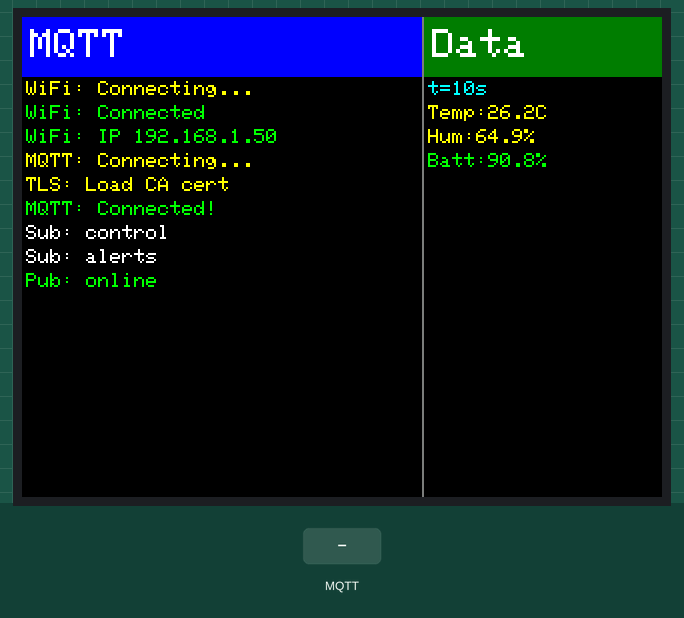
Simulated run of this sketch. Board: ESP8266 (NodeMCU). Shown: 320×240 colour display. The inputs (shaded band) are chosen by the test bench. WiFi joins after 1.5 s; servers stay silent unless stated; random numbers use the default seed unless the sketch sets one; no MQTT or app messages arrive unless stated; what the sketch prints to the serial monitor is not drawn.

Above: at 10.6 s.
10.7 s: MQTT message "1" arrives on the first subscribed topic
At 11.9 s:
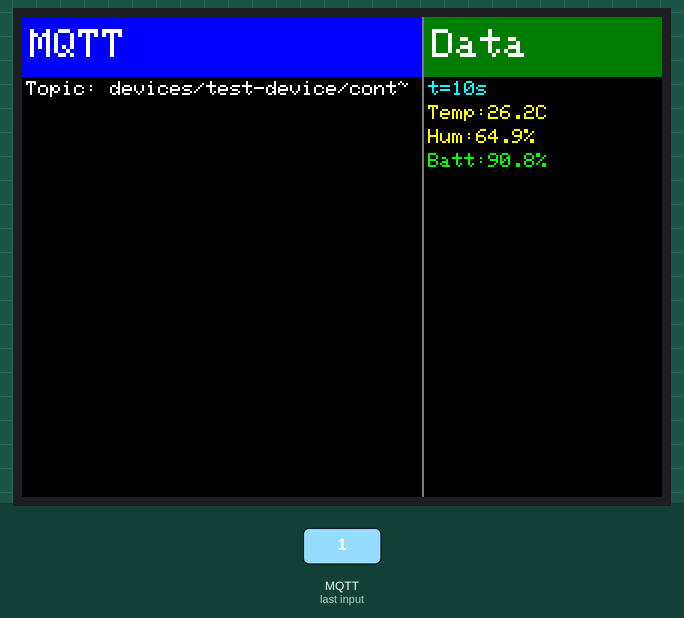
12.3 s: MQTT message "1" arrives on the second subscribed topic
At 13.0 s:
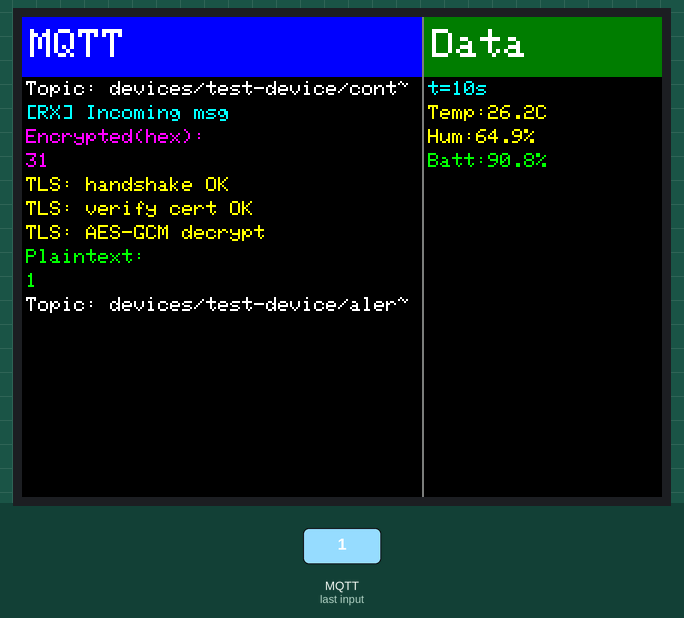
13.8 s: MQTT message "on" arrives on the first subscribed topic
At 14.4 s:
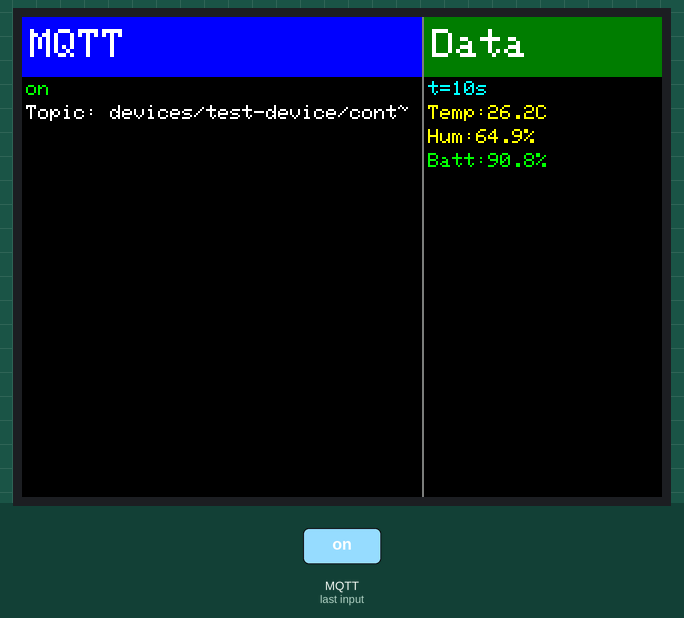
15.4 s: MQTT message "off" arrives on the first subscribed topic
At 16.8 s:
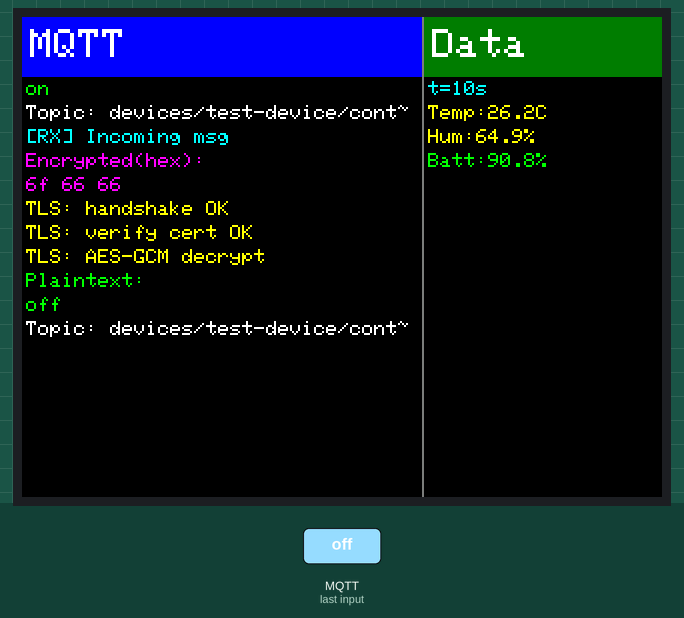
Timing chart, 0 to 18.4 s (numbered marks = the images above; inputs shaded):
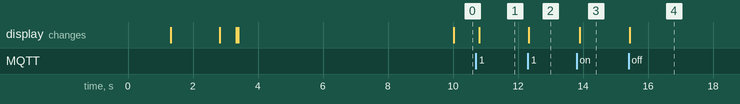

Measured:
- after the input at 10.7 s, the display: changes after 0.10 s (image 1)
- after the input at 12.3 s, the display: changes at once (image 2)
- after the input at 13.8 s, the display: changes after 0.11 s (image 3)

The sketch:

test-device.ino
```cpp
/**********************************************************************
 * IoT安全管理系统 - ESP8266设备端（带屏幕显示）
 *
 * 设备ID: test-device
 * 设备名称: 测试设备
 *
 * 功能：
 * - WiFi连接
 * - MQTT over TLS安全通信
 * - ILI9341屏幕显示
 * - 自动订阅设备主题
 * - 发送心跳和传感器数据
 * - 接收控制命令
 *
 * 配置：
 * - MQTT Broker: localhost
 * - 端口: 8883 (TLS)
 * - 认证: 用户名密码 + TLS证书
 * - 屏幕: ILI9341 TFT显示屏
 *
 * 主题规范：
 * - 设备状态: devices/test-device/status
 * - 传感器数据: devices/test-device/sensor
 * - 控制命令: devices/test-device/control
 * - 告警信息: devices/test-device/alerts
 * - 心跳: devices/test-device/heartbeat
 *
 * 所需库：
 * - ESP8266WiFi
 * - WiFiClientSecureBearSSL
 * - PubSubClient
 * - ArduinoJson
 * - Adafruit_GFX
 * - Adafruit_ILI9341
 **********************************************************************/

#include <ESP8266WiFi.h>
#include <WiFiClientSecureBearSSL.h>
#include <PubSubClient.h>
#include <ArduinoJson.h>
#include <Adafruit_GFX.h>
#include <Adafruit_ILI9341.h>

// ====== 根据实际接线修改 ======
#define TFT_CS D2
#define TFT_RST D3
#define TFT_DC D4
Adafruit_ILI9341 tft(TFT_CS, TFT_DC, TFT_RST);

// ====== 设备配置 ======
#define DEVICE_ID "test-device"              // 设备唯一ID
#define DEVICE_NAME "测试设备"          // 设备名称（屏幕显示用）

// WiFi配置
const char* ssid = "test-wifi";            // WiFi网络名称
const char* password = "test-pass";    // WiFi密码

// MQTT Broker配置
const char* mqtt_server = "localhost";   // MQTT服务器地址
const int mqtt_port = 8883;                  // TLS端口
const char* mqtt_user = "admin";   // MQTT用户名
const char* mqtt_pass = "admin";   // MQTT密码

// 使用TLS
#define USE_TLS true                         // 启用TLS

// CA证书（用于验证MQTT服务器证书）
static const char ca_cert[] PROGMEM = R"PEM(
-----BEGIN CERTIFICATE-----
MIIDjjCCAnagAwIBAgIUQ7JiWpxdHTbLU6gCSnC6KpY61HgwDQYJKoZIhvcNAQEL
BQAwYjELMAkGA1UEBhMCQ04xEDAOBgNVBAgMB0JlaWppbmcxEDAOBgNVBAcMB0Jl
aWppbmcxHjAcBgNVBAoMFUlvVCBTZWN1cml0eSBQbGF0Zm9ybTEPMA0GA1UEAwwG
SW9UIENBMB4XDTI1MTEwMzA1NTcyMloXDTM1MTEwMTA1NTcyMlowYjELMAkGA1UE
BhMCQ04xEDAOBgNVBAgMB0JlaWppbmcxEDAOBgNVBAcMB0JlaWppbmcxHjAcBgNV
BAoMFUlvVCBTZWN1cml0eSBQbGF0Zm9ybTEPMA0GA1UEAwwGSW9UIENBMIIBIjAN
BgkqhkiG9w0BAQEFAAOCAQ8AMIIBCgKCAQEA3eLGZaSnN7+rcMILy8AS7jMDnAnm
pMXENqmFUkA7bIN+IGuwLdRTj9Zaw+l3EPSQG6U4WTwnVItwOk/DpezjHUJ48qdx
M2Mh/+UGFoRdQOUbswM+7Xrpc6sMMD9MhX+cOF2F9aszvaS9e/M1YY9ZYMbcur9x
1uJfsFdEPKiMvHF9R/Cu5NGlHj1rg4jCTpLixtgB/4vtwD25I3P5NKeVhtYc8Xl7
JiFwJ5XXQjvtSSBR6RsiOa7qpEhmyk3bEec/hxUQ+rBJ+MvAAPyTCwozhQN1l6Yy
aOCr5Tug8uB9fD+lFd0+msosKTRQNcWOUrbsFcj1T+FlDPpoT0mNBHoHWwIDAQAB
ozwwOjAXBgNVHREEEDAOggxpb3QtY2EubG9jYWwwDwYDVR0TAQH/BAUwAwEB/zAO
BgNVHQ8BAf8EBAMCAYYwDQYJKoZIhvcNAQELBQADggEBAIrV1LCG9zbckevrzIU3
6tfD+fpbMfPeptuV06FUv7X+gsobaySKaheQk5QOK9cpDbtxkJLfGk8SWKHhDU+H
K+GE1o7dY3YU0WOP2t0qN7kjG7DaqROH1KnsraHYMoSnBSnJ6EvFD+6zD5Mdb9Ax
619Tj3snjU24Of6dYVUwxGVGGpvUQkghiBovSIB2iSbUq/fwfd2wBWOo7EM7shpV
5mGpOsi/SqXxLmlw43ROJgJYYe8wqguLClvhrad96dDFd+L22BaHtdaxW5NcZfXe
P2QhrIz/oPuwDwPG37nluuVxb9RRP85XAGbUIkD99FKSCtnY6DbtkMrr0fhicsz5
ipY=
-----END CERTIFICATE-----

)PEM";

// MQTT主题
const char* topic_status = "devices/" DEVICE_ID "/status";
const char* topic_sensor = "devices/" DEVICE_ID "/sensor";
const char* topic_control = "devices/" DEVICE_ID "/control";
const char* topic_heartbeat = "devices/" DEVICE_ID "/heartbeat";
const char* topic_alerts = "devices/" DEVICE_ID "/alerts";

// MQTT客户端
std::unique_ptr<BearSSL::WiFiClientSecure> secureClient(new BearSSL::WiFiClientSecure);
PubSubClient mqtt(*secureClient);

// ====== 屏幕布局（左：MQTT流程，右：传感器记录） ======
static const int16_t LEFT_PANE_X = 0;
static const int16_t LEFT_PANE_W = 200;
static const int16_t RIGHT_PANE_X = LEFT_PANE_W + 1;
static int16_t RIGHT_PANE_W = 120;
static const int16_t HEADER_H = 30;
static const int16_t LINE_H = 12;

// 动态游标
static int16_t yLeft = HEADER_H + 2;
static int16_t yRight = HEADER_H + 2;

// ====== 全局变量 ======
unsigned long lastHeartbeat = 0;
unsigned long lastSensorPub = 0;
const unsigned long HEARTBEAT_INTERVAL = 30000;  // 30秒心跳
const unsigned long SENSOR_INTERVAL = 10000;     // 10秒传感器数据

// 连接状态
bool wifiConnected = false;
bool mqttConnected = false;

#define SERIAL_BAUD 115200

/**********************************************************************
 * 在指定pane打印一行，打印前清除该行，避免重叠
 **********************************************************************/
void printLineInPane(int16_t x, int16_t &y, int16_t w, const String &text, uint16_t color) {
    // 清除该行区域
    tft.fillRect(x, y, w, LINE_H, ILI9341_BLACK);
    // 打印
    tft.setCursor(x + 2, y);
    tft.setTextColor(color);
    tft.setTextSize(1);
    tft.setTextWrap(false);
    // 依据列宽裁剪一行可显示的字符数（字体宽约6px）
    int16_t maxChars = (w - 4) / 6;
    String line = text;
    if (maxChars > 0 && (int)text.length() > maxChars) {
        line = text.substring(0, maxChars - 1) + "~";
    }
    tft.print(line);
    // 前进一行，滚屏
    y += LINE_H;
    int16_t maxH = tft.height();
    if (y > maxH - LINE_H) {
        tft.fillRect(x, HEADER_H + 2, w, maxH - HEADER_H - 2, ILI9341_BLACK);
        y = HEADER_H + 2;
    }
}

inline void printLeftLine(const String &s, uint16_t color = ILI9341_WHITE) {
    printLineInPane(LEFT_PANE_X, yLeft, LEFT_PANE_W, s, color);
}

inline void printRightLine(const String &s, uint16_t color = ILI9341_YELLOW) {
    printLineInPane(RIGHT_PANE_X, yRight, RIGHT_PANE_W, s, color);
}

/**********************************************************************
 * 绘制左右两个标题栏
 **********************************************************************/
void drawHeaders() {
    // 左标题 - MQTT连接状态
    tft.fillRect(LEFT_PANE_X, 0, LEFT_PANE_W, HEADER_H, ILI9341_BLUE);
    tft.setTextColor(ILI9341_WHITE);
    tft.setTextSize(2);
    tft.setCursor(LEFT_PANE_X + 4, 6);
    tft.print("MQTT");

    // 右标题 - 传感器数据
    tft.fillRect(RIGHT_PANE_X, 0, RIGHT_PANE_W, HEADER_H, ILI9341_DARKGREEN);
    tft.setTextColor(ILI9341_WHITE);
    tft.setTextSize(2);
    tft.setCursor(RIGHT_PANE_X + 4, 6);
    tft.print("Data");

    // 中间分隔线
    tft.drawFastVLine(LEFT_PANE_W, 0, tft.height(), ILI9341_DARKGREY);
}

/**********************************************************************
 * MQTT消息回调函数
 **********************************************************************/
void mqttCallback(char* topic, byte* payload, unsigned int length) {
    Serial.print("[MQTT] Received message on topic: ");
    Serial.println(topic);

    // 左侧：显示接收到的消息
    printLeftLine("[RX] Incoming msg", ILI9341_CYAN);

    // 显示HEX（最多16字节）
    String encryptedHex = "";
    for (unsigned int i = 0; i < min(length, (unsigned int)16); i++) {
        if (i) encryptedHex += " ";
        uint8_t b = payload[i];
        if (b < 16) encryptedHex += "0";
        encryptedHex += String(b, HEX);
    }
    if (length > 16) encryptedHex += " ...";
    printLeftLine("Encrypted(hex):", ILI9341_MAGENTA);
    printLeftLine(encryptedHex, ILI9341_MAGENTA);

    // 模拟TLS流程
    printLeftLine("TLS: handshake OK", ILI9341_YELLOW);
    printLeftLine("TLS: verify cert OK", ILI9341_YELLOW);
    printLeftLine("TLS: AES-GCM decrypt", ILI9341_YELLOW);

    // 明文
    String msg;
    for (unsigned int i = 0; i < length; i++) msg += (char)payload[i];
    printLeftLine("Plaintext:", ILI9341_GREEN);
    printLeftLine(msg, ILI9341_GREEN);
    printLeftLine("Topic: " + String(topic), ILI9341_WHITE);

    // 简单的命令解析
    if (strstr(msg.c_str(), "restart")) {
        printLeftLine("CMD: Restarting...", ILI9341_RED);
        ESP.restart();
    } else if (strstr(msg.c_str(), "led_on")) {
        printLeftLine("CMD: LED ON", ILI9341_GREEN);
        digitalWrite(LED_BUILTIN, LOW);
    } else if (strstr(msg.c_str(), "led_off")) {
        printLeftLine("CMD: LED OFF", ILI9341_GREEN);
        digitalWrite(LED_BUILTIN, HIGH);
    }
}

/**********************************************************************
 * 连接WiFi
 **********************************************************************/
bool connectWiFi() {
    Serial.print("[WiFi] Connecting to ");
    Serial.println(ssid);
    printLeftLine("WiFi: Connecting...", ILI9341_YELLOW);

    WiFi.mode(WIFI_STA);
    WiFi.begin(ssid, password);

    int attempts = 0;
    while (WiFi.status() != WL_CONNECTED && attempts < 60) {
        delay(500);
        Serial.print(".");
        attempts++;
    }

    if (WiFi.status() == WL_CONNECTED) {
        Serial.println();
        Serial.print("[WiFi] Connected! IP address: ");
        Serial.println(WiFi.localIP());
        String ipMsg = "WiFi: IP " + WiFi.localIP().toString();
        printLeftLine("WiFi: Connected", ILI9341_GREEN);
        printLeftLine(ipMsg, ILI9341_GREEN);
        wifiConnected = true;
        delay(500);
        return true;
    } else {
        Serial.println();
        Serial.println("[WiFi] Connection failed!");
        printLeftLine("WiFi: Failed!", ILI9341_RED);
        wifiConnected = false;
        return false;
    }
}

/**********************************************************************
 * 连接MQTT
 **********************************************************************/
bool connectMQTT() {
    Serial.print("[MQTT] Connecting to ");
    Serial.print(mqtt_server);
    Serial.print(":");
    Serial.println(mqtt_port);
    printLeftLine("MQTT: Connecting...", ILI9341_YELLOW);

    // 如果使用TLS
    if (USE_TLS) {
        printLeftLine("TLS: Load CA cert", ILI9341_YELLOW);
        secureClient->setBufferSizes(4096, 512);
        secureClient->setTimeout(15000);

        // 加载CA证书
        BearSSL::X509List cert(ca_cert);
        secureClient->setTrustAnchors(&cert);
        // secureClient->setInsecure();  // 可选：仅测试环境
    }

    // 设置MQTT服务器和回调
    mqtt.setServer(mqtt_server, mqtt_port);
    mqtt.setCallback(mqttCallback);

    // 生成客户端ID
    String clientId = String("iot-device-") + String(ESP.getChipId(), HEX);

    // 尝试连接
    if (mqtt.connect(clientId.c_str(), mqtt_user, mqtt_pass)) {
        Serial.println("[MQTT] Connected!");
        printLeftLine("MQTT: Connected!", ILI9341_GREEN);
        mqttConnected = true;

        // 订阅控制主题
        mqtt.subscribe(topic_control);
        printLeftLine("Sub: control", ILI9341_WHITE);

        // 订阅告警主题
        mqtt.subscribe(topic_alerts);
        printLeftLine("Sub: alerts", ILI9341_WHITE);

        // 发送上线消息
        String onlineMsg = "{\"status\":\"online\",\"device_id\":\"" + String(DEVICE_ID) + "\"}";
        mqtt.publish(topic_status, onlineMsg.c_str());
        printLeftLine("Pub: online", ILI9341_GREEN);

        delay(500);
        return true;
    } else {
        Serial.print("[MQTT] Connection failed, rc=");
        Serial.println(mqtt.state());
        printLeftLine("MQTT: Failed!", ILI9341_RED);
        mqttConnected = false;
        return false;
    }
}

/**********************************************************************
 * 发送心跳消息
 **********************************************************************/
void sendHeartbeat() {
    unsigned long now = millis();
    if (now - lastHeartbeat >= HEARTBEAT_INTERVAL) {
        lastHeartbeat = now;

        DynamicJsonDocument doc(256);
        doc["device_id"] = DEVICE_ID;
        doc["timestamp"] = now / 1000;
        doc["uptime"] = now / 1000;
        doc["heap"] = ESP.getFreeHeap();
        doc["rssi"] = WiFi.RSSI();

        String message;
        serializeJson(doc, message);

        if (mqtt.publish(topic_heartbeat, message.c_str())) {
            Serial.println("[Heartbeat] Sent");
        } else {
            Serial.println("[Heartbeat] Failed");
        }
    }
}

/**********************************************************************
 * 发送传感器数据
 **********************************************************************/
void sendSensorData() {
    unsigned long now = millis();
    if (now - lastSensorPub >= SENSOR_INTERVAL) {
        lastSensorPub = now;

        DynamicJsonDocument doc(512);
        doc["device_id"] = DEVICE_ID;
        doc["timestamp"] = now / 1000;

        // 模拟传感器数据
        float temp = 25.5 + random(0, 100) / 10.0;
        float humi = 60.0 + random(0, 200) / 10.0;
        float volt = 3.3 + random(0, 10) / 100.0;
        float batt = 85.0 + random(0, 200) / 10.0;

        doc["temperature"] = temp;
        doc["humidity"] = humi;
        doc["voltage"] = volt;
        doc["battery"] = batt;
        doc["status"]["wifi"] = wifiConnected ? "connected" : "disconnected";
        doc["status"]["mqtt"] = mqttConnected ? "connected" : "disconnected";
        doc["status"]["uptime"] = now / 1000;

        String message;
        serializeJson(doc, message);

        if (mqtt.publish(topic_sensor, message.c_str())) {
            Serial.println("[Sensor] Data sent");

            // 右侧面板显示传感器数据
            printRightLine("t=" + String(now / 1000) + "s", ILI9341_CYAN);
            printRightLine("Temp:" + String(temp, 1) + "C", ILI9341_YELLOW);
            printRightLine("Hum:" + String(humi, 1) + "%", ILI9341_YELLOW);
            printRightLine("Batt:" + String(batt, 1) + "%", ILI9341_GREEN);
        } else {
            Serial.println("[Sensor] Failed");
        }
    }
}

/**********************************************************************
 * 检查连接状态并重连
 **********************************************************************/
void checkConnections() {
    // 检查WiFi连接
    if (WiFi.status() != WL_CONNECTED) {
        Serial.println("[Connection] WiFi disconnected, reconnecting...");
        wifiConnected = false;
        connectWiFi();
    }

    // 检查MQTT连接
    if (!mqtt.connected()) {
        Serial.println("[Connection] MQTT disconnected, reconnecting...");
        mqttConnected = false;
        connectMQTT();
    }
}

/**********************************************************************
 * Setup函数
 **********************************************************************/
void setup() {
    Serial.begin(SERIAL_BAUD);
    delay(1000);

    // 初始化屏幕
    tft.begin();
    tft.setRotation(1);  // 横向
    tft.fillScreen(ILI9341_BLACK);
    tft.setTextWrap(false);

    // 计算右侧宽度并绘制标题
    RIGHT_PANE_W = tft.width() - RIGHT_PANE_X;
    drawHeaders();

    // 清空面板
    tft.fillRect(LEFT_PANE_X, HEADER_H + 2, LEFT_PANE_W, tft.height() - HEADER_H - 2, ILI9341_BLACK);
    tft.fillRect(RIGHT_PANE_X, HEADER_H + 2, RIGHT_PANE_W, tft.height() - HEADER_H - 2, ILI9341_BLACK);

    Serial.println("\n==========================================");
    Serial.println("Mqtt-tls-iot-guardian-ESP8266");
    Serial.println("==========================================");
    Serial.print("Device ID: ");
    Serial.println(DEVICE_ID);
    Serial.println("==========================================\n");

    // 初始化LED
    pinMode(LED_BUILTIN, OUTPUT);
    digitalWrite(LED_BUILTIN, HIGH);

    // 连接WiFi
    if (!connectWiFi()) {
        Serial.println("[ERROR] Failed to connect to WiFi, rebooting in 10 seconds...");
        delay(10000);
        ESP.restart();
    }

    // 连接MQTT
    if (!connectMQTT()) {
        Serial.println("[ERROR] Failed to connect to MQTT, will retry in loop");
    }

    Serial.println("\n[Setup] Device initialized successfully!");
    Serial.println("[Setup] Starting main loop...\n");
}

/**********************************************************************
 * Loop函数
 **********************************************************************/
void loop() {
    // 定期检查连接状态
    checkConnections();

    // 处理MQTT消息
    if (mqtt.connected()) {
        mqtt.loop();

        // 发送心跳
        sendHeartbeat();

        // 发送传感器数据
        sendSensorData();
    }

    // 闪烁LED表示设备运行中
    static unsigned long lastLedBlink = 0;
    unsigned long now = millis();
    if (now - lastLedBlink >= 1000) {
        lastLedBlink = now;
        digitalWrite(LED_BUILTIN, !digitalRead(LED_BUILTIN));
    }

    delay(100);
}

/**********************************************************************
 * 注意事项：
 *
 * 1. 配置修改：
 *    - 设备已预配置好所有参数
 *    - 如需要修改引脚，调整 TFT_CS, TFT_RST, TFT_DC
 *
 * 2. 库安装：
 *    - ESP8266WiFi (内置)
 *    - WiFiClientSecureBearSSL (内置)
 *    - PubSubClient: 在Arduino IDE库管理中搜索"PubSubClient"安装
 *    - ArduinoJson: 在Arduino IDE库管理中搜索"ArduinoJson"安装
 *    - Adafruit_GFX: 在Arduino IDE库管理中搜索"Adafruit GFX"安装
 *    - Adafruit_ILI9341: 在Arduino IDE库管理中搜索"Adafruit ILI9341"安装
 *
 * 3. MQTT主题规范：
 *    - 设备状态: devices/test-device/status
 *    - 传感器数据: devices/test-device/sensor
 *    - 控制命令: devices/test-device/control
 *    - 心跳: devices/test-device/heartbeat
 *    - 告警: devices/test-device/alerts
 *
 * 4. 消息格式：
 *    - 使用JSON格式
 *    - 包含device_id和时间戳
 *    - 控制命令支持: restart, led_on, led_off
 *
 * 5. 故障排查：
 *    - 确保WiFi配置正确
 *    - 确保MQTT服务器可访问
 *    - 查看串口日志和屏幕显示
 *
 **********************************************************************/
```
